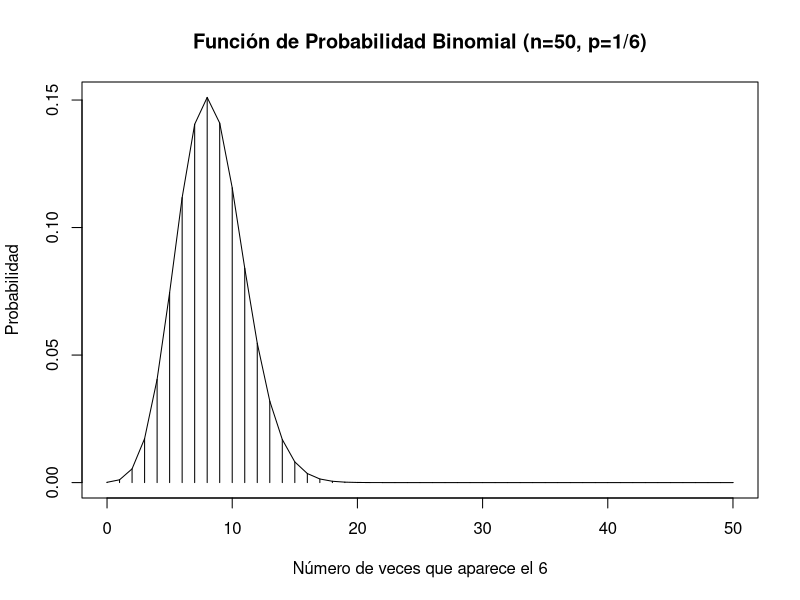
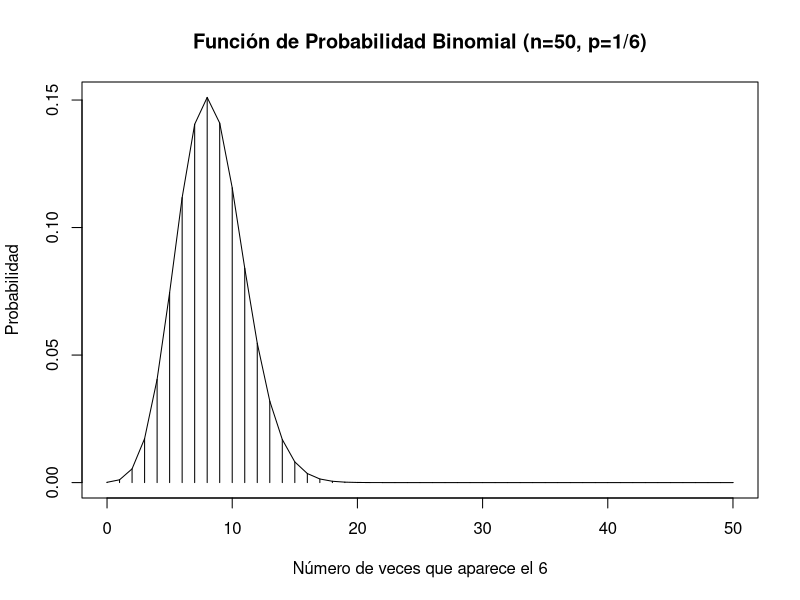
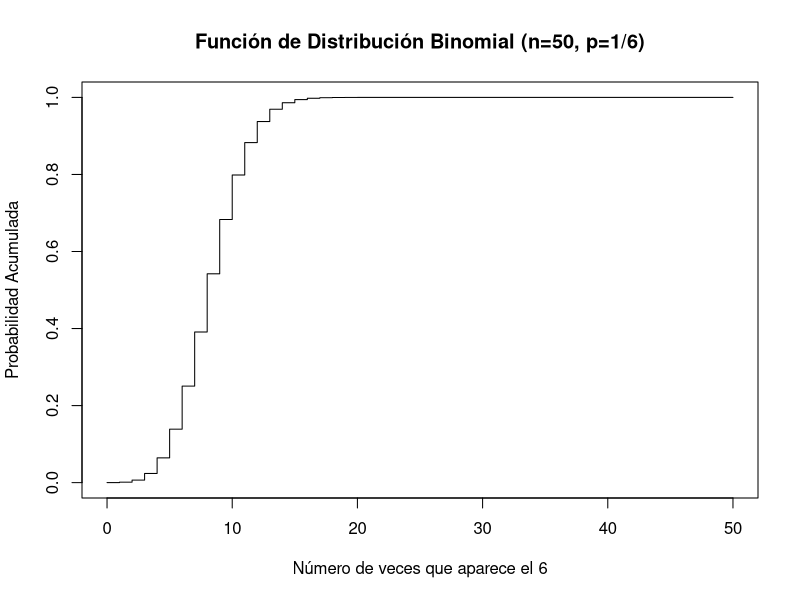
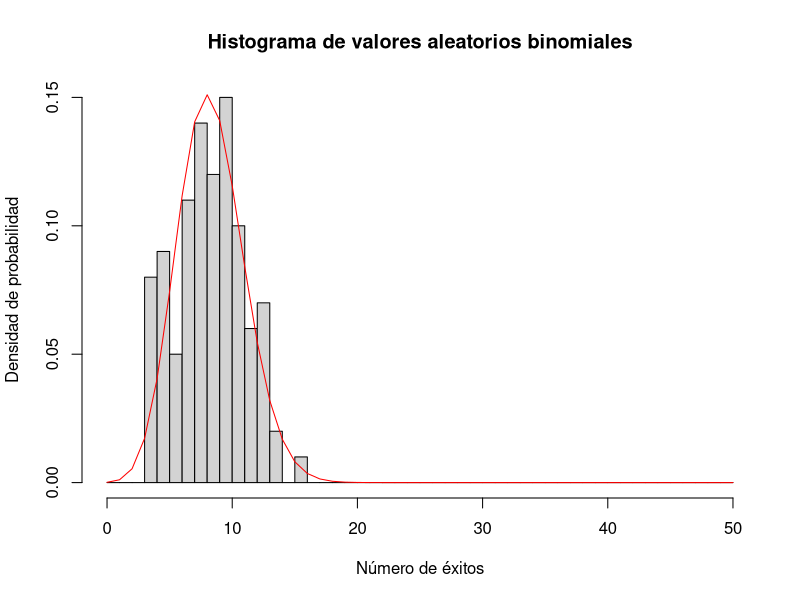
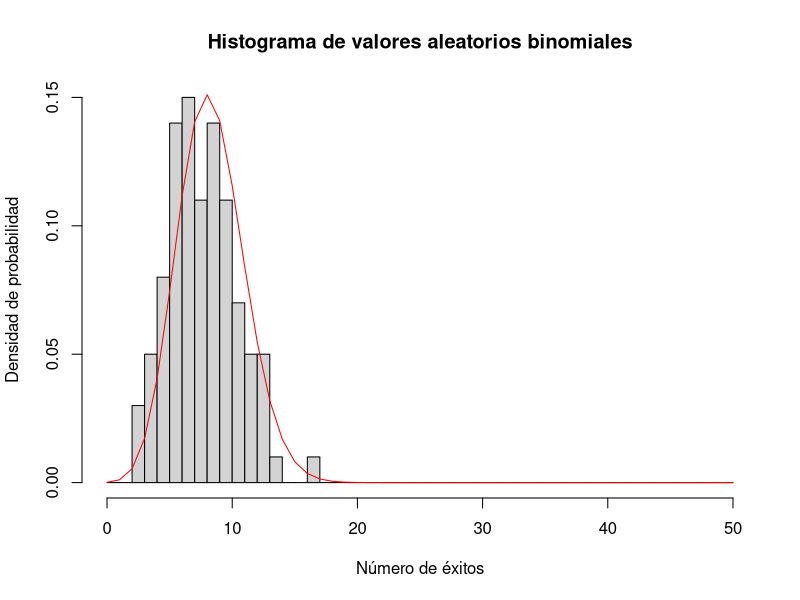
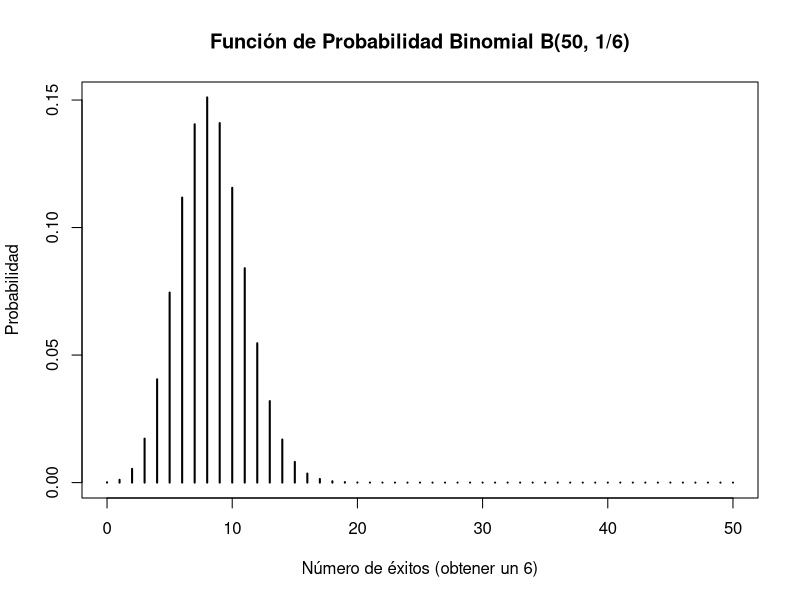

R code for these plots, in order:
#1. Si se lanza 50 veces un dado de seis lados con valores 1, 2, 3, 4, 5 y 6 en cada lado:
  #a. Definir una variable aleatoria binomial para el experimento
X <- 0:50

# Probabilidad de obtener cada valor de X
probabilidad <- dbinom(X, size = 50, prob = 1/6)

# Crear la gráfica
plot(X, probabilidad, type = "h", 
     main = "Función de Probabilidad Binomial (n=50, p=1/6)",
     xlab = "Número de veces que aparece el 6",
     ylab = "Probabilidad")
lines(X, probabilidad, type = "l")


#2. Calcular la esperanza y varianza de la variable aleatoria
n <- 50

# Probabilidad de éxito
p <- 1/6

# Esperanza
esperanza <- n * p
print(esperanza)

# Varianza
varianza <- n * p * (1 - p)
print(varianza)


#3. Dibujar las funciones de probabilidad y distribución de la variable aleatoria
# Variable aleatoria
X <- 0:n

# Probabilidad de cada valor de X
probabilidad <- dbinom(X, size = n, prob = p)

# Gráfica de la función de probabilidad
plot(X, probabilidad, type = "h", 
     main = "Función de Probabilidad Binomial (n=50, p=1/6)",
     xlab = "Número de veces que aparece el 6",
     ylab = "Probabilidad")
lines(X, probabilidad, type = "l")
 #Distribucion

# Variable aleatoria
X <- 0:n

# Probabilidad acumulada hasta cada valor de X
probabilidad_acumulada <- pbinom(X, size = n, prob = p)

# Gráfica de la función de distribución
plot(X, probabilidad_acumulada, type = "s", 
     main = "Función de Distribución Binomial (n=50, p=1/6)",
     xlab = "Número de veces que aparece el 6",
     ylab = "Probabilidad Acumulada")

#4. Calcular la probabilidad de que nunca aparezca el lado con el valor 6
# Número de éxitos (queremos 0 éxitos, es decir, ningún 6)
x <- 0

# Calcular la probabilidad usando dbinom()
probabilidad <- dbinom(x, size = n, prob = p)

# Imprimir la probabilidad
print(probabilidad)


#5. Calcular la probabilidad de que siempre aparezca el lado con el valor 6.
# Número de éxitos (queremos 50 éxitos, es decir, todos 6)
# Número de éxitos (queremos 0 éxitos, es decir, ningún 6)
x <- 0

# Calcular la probabilidad usando dbinom()
probabilidad <- dbinom(x, size = n, prob = p)

# Imprimir la probabilidad
print(probabilidad)

#6. Calcular la probabilidad de que el lado con el valor 6 aparezca menos de 10 veces.
x <- 9

# Calcular la probabilidad usando pbinom()
probabilidad <- pbinom(x, size = n, prob = p)

# Imprimir la probabilidad
print(probabilidad)

#7. Calcular la probabilidad de que el lado con el valor 6 aparezca más de 10 veces.
# Número de éxitos (queremos más de 10, calculamos hasta 10)
x <- 10

# Calcular la probabilidad de obtener 10 veces o menos 
probabilidad_10_o_menos <- pbinom(x, size = n, prob = p)

# Calcular la probabilidad de obtener más de 10 veces
probabilidad_mas_de_10 <- 1 - probabilidad_10_o_menos

# Imprimir la probabilidad
print(probabilidad_mas_de_10)

#8. Calcular la probabilidad de que el lado con el valor 6 aparezca entre 20 y 40 veces.
# Calcular la probabilidad de obtener 40 veces o menos 
probabilidad_40_o_menos <- pbinom(40, size = n, prob = p)

# Calcular la probabilidad de obtener 19 veces o menos
probabilidad_19_o_menos <- pbinom(19, size = n, prob = p)

# Calcular la probabilidad de obtener entre 20 y 40 veces
probabilidad_entre_20_y_40 <- probabilidad_40_o_menos - probabilidad_19_o_menos

# Imprimir la probabilidad
print(probabilidad_entre_20_y_40)

#9. Calcular los cuantiles 50 y 90
# Vector de cuantiles
cuantiles <- c(0.50, 0.90)

# Calcular los cuantiles usando qbinom()
cuantiles_calculados <- qbinom(cuantiles, size = n, prob = p)

# Imprimir los cuantiles
print(cuantiles_calculados)

#10. Generar aleatoriamente 100 valores para la variable y comprobar si el histograma se
# ajusta realmente a una función de probabilidad Binomial.
# Número de ensayos
n <- 50

# Probabilidad de éxito (obtener un 6)
p <- 1/6

# Generar 100 valores aleatorios de una distribución binomial
valores_aleatorios <- rbinom(100, size = n, prob = p)

# Crear un histograma de los valores aleatorios
hist(valores_aleatorios, breaks = 0:n, freq = FALSE, 
     main = "Histograma de valores aleatorios binomiales", 
     xlab = "Número de éxitos", 
     ylab = "Densidad de probabilidad")

# Superponer la función de probabilidad binomial teórica
lines(0:n, dbinom(0:n, size = n, prob = p), col = "red")




#2.
 #Mediante una encuesta cuyas respuestas están disponibles en el archivo encuesta.csv, y
 #después de eliminar las respuestas de 5 personas que no contestaron alguna pregunta, se
 #sabe que 26 de 74 estudiantes de la asignatura Estadística del Grado en Ingeniería en
 #Sistemas de Información de la Universidad de Alcalá del curso 2021-22 tienen una línea
 #telefónica contratada con las compañías Jazzte/Orange/Simyo. Si se pregunta aleatoriamente

 #a 6 de los estudiantes, responder a las siguientes preguntas:
# Generar 100 valores aleatorios de una distribución binomial
valores_aleatorios <- rbinom(100, size = n, prob = p)

# Crear un histograma de los valores aleatorios
hist(valores_aleatorios, breaks = 0:n, freq = FALSE, 
     main = "Histograma de valores aleatorios binomiales", 
     xlab = "Número de éxitos", 
     ylab = "Densidad de probabilidad")

# Superponer la función de probabilidad binomial teórica
lines(0:n, dbinom(0:n, size = n, prob = p), col = "red")

#b Calcular la esperanza y varianza de la variable aleatoria
# Esperanza
esperanza <- n * p
print(esperanza)

# Varianza
varianza <- n * p * (1 - p)
print(varianza)

#c Dibujar las funciones de probabilidad y distribución de la variable aleatoria
# Crear un vector con el rango de posibles éxitos
x <- 0:n

# Calcular la probabilidad para cada valor de x
probabilidades <- dbinom(x, size = n, prob = p)

# Crear el gráfico de la función de probabilidad
plot(x, probabilidades, type = "h", lwd = 2,
     main = "Función de Probabilidad Binomial B(50, 1/6)",
     xlab = "Número de éxitos (obtener un 6)",
     ylab = "Probabilidad")

#d Cuál es la probabilidad de que exactamente 3 de los 6 estudiantes tengan contrato
#con Jazzte/Orange/Simyo
n <- 6  # Número de ensayos
p <- 26/74  # Probabilidad de éxito

# Calcular la probabilidad de exactamente 3 éxitos
probabilidad <- dbinom(3, size = n, prob = p)

# Imprimir el resultado
print(probabilidad)

#e Cuál es la probabilidad de que 3 o menos de los 6 estudiantes tengan contrato con
#Jazzte/Orange/Simyo
# Calcular la probabilidad de 3 o menos éxitos
probabilidad_acumulada <- pbinom(3, size = n, prob = p)

# Imprimir el resultado
print(probabilidad_acumulada)

#f Cuál es la probabilidad de que tengan contrato con Jazzte/Orange/Simyo más de 3
#de los 6 estudiantes
n <- 6  # Número de ensayos
p <- 26/74  # Probabilidad de éxito

# Calcular la probabilidad de 3 o menos éxitos (evento complementario)
probabilidad_complementaria <- pbinom(3, size = n, prob = p)

# Calcular la probabilidad de más de 3 éxitos
probabilidad_deseada <- 1 - probabilidad_complementaria

# Imprimir el resultado
print(probabilidad_deseada)


#g Cuál es la probabilidad de que los 6 estudiantes tengan contrato con
#Jazzte/Orange/Simyo
# Calcular la probabilidad de que los 6 estudiantes tengan contrato
probabilidad <- dbinom(6, size = n, prob = p)

# Imprimir el resultado
print(probabilidad)


#g Cuál es la probabilidad de que ninguno de los 6 estudiantes tenga contrato con
#Jazzte/Orange/Simyo
# Calcular la probabilidad de que ningún estudiante tenga contrato (0 éxitos)
probabilidad <- dbinom(0, size = n, prob = p)

# Imprimir el resultado
print(probabilidad)

#i Cuál es la probabilidad de que entre 2 y 4 estudiantes tengan contrato con
#Jazzte/Orange/Simyo

# Calcular P[X ≤ 4]
prob_hasta_4 <- pbinom(4, size = n, prob = p)

# Calcular P[X ≤ 1]
prob_hasta_1 <- pbinom(1, size = n, prob = p)

# Calcular P[2 ≤ X ≤ 4]
probabilidad <- prob_hasta_4 - prob_hasta_1

# Imprimir el resultado
print(probabilidad)

#j Cuál es el valor de los cuartiles (25%, 50%, 75%, 100%) de la variable aleatoria
# Calcular los cuartiles
cuartiles <- qbinom(c(0.25, 0.50, 0.75, 1), size = n, prob = p)

# Imprimir los resultados
print(cuartiles)

# k Si tenemos los datos de la encuesta original a los 74 alumnos, comprobar si tomando
# las respuestas en grupos de 6 alumnos, el histograma se ajusta realmente a la función
# de probabilidad binomial
